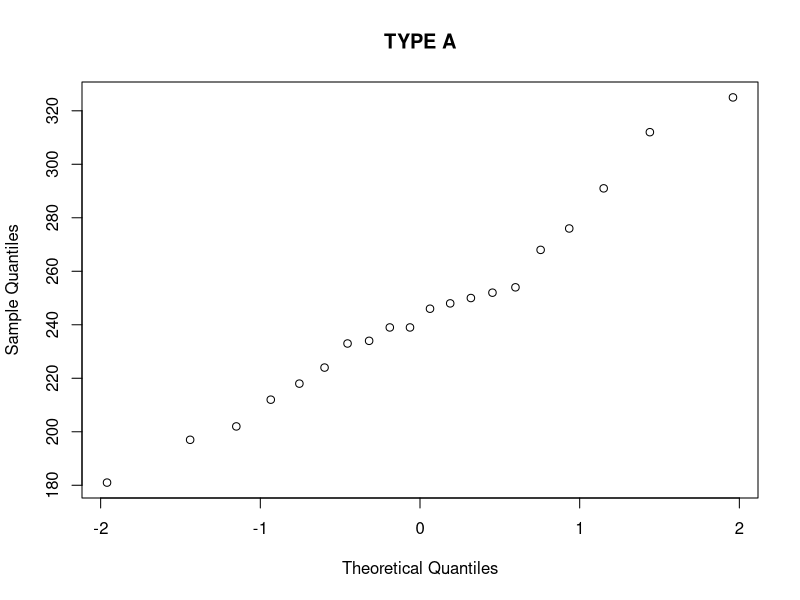
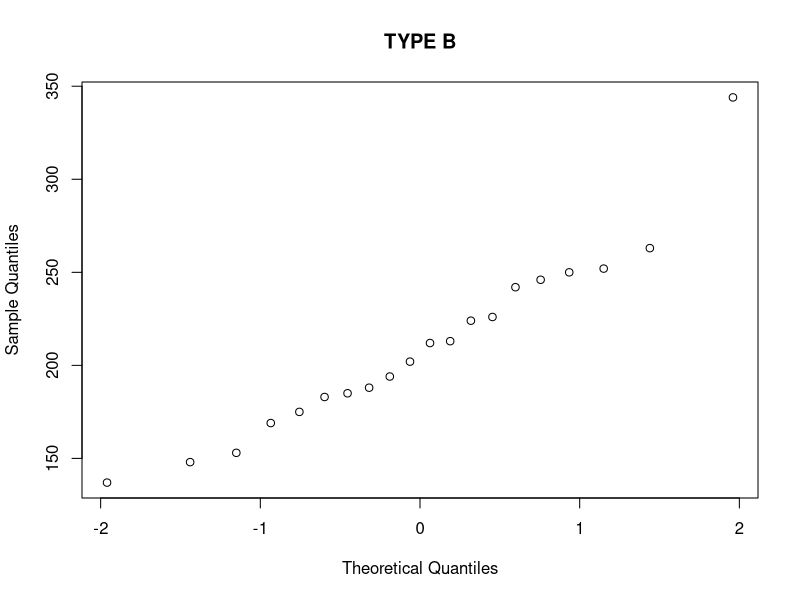
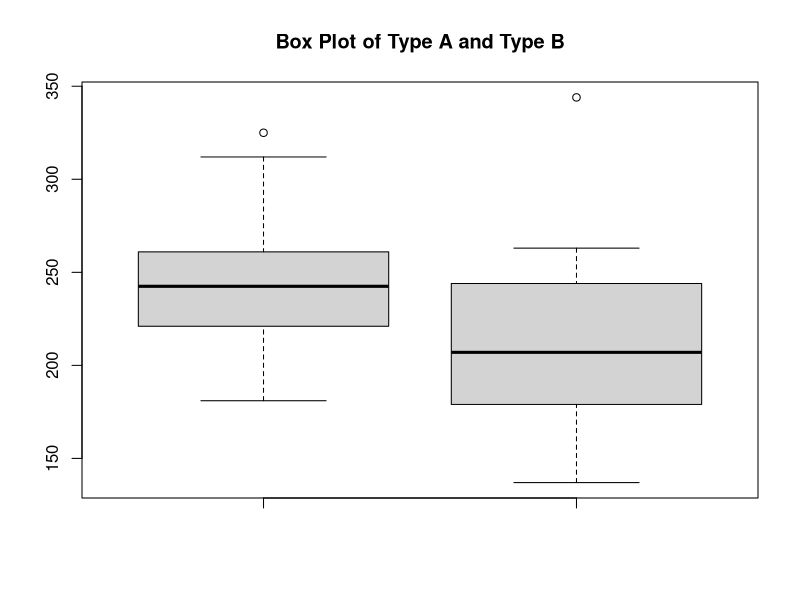
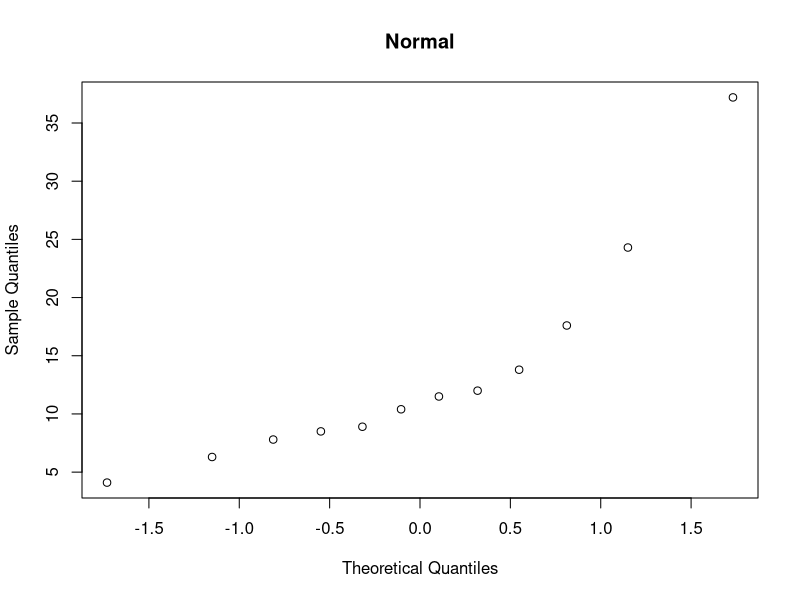
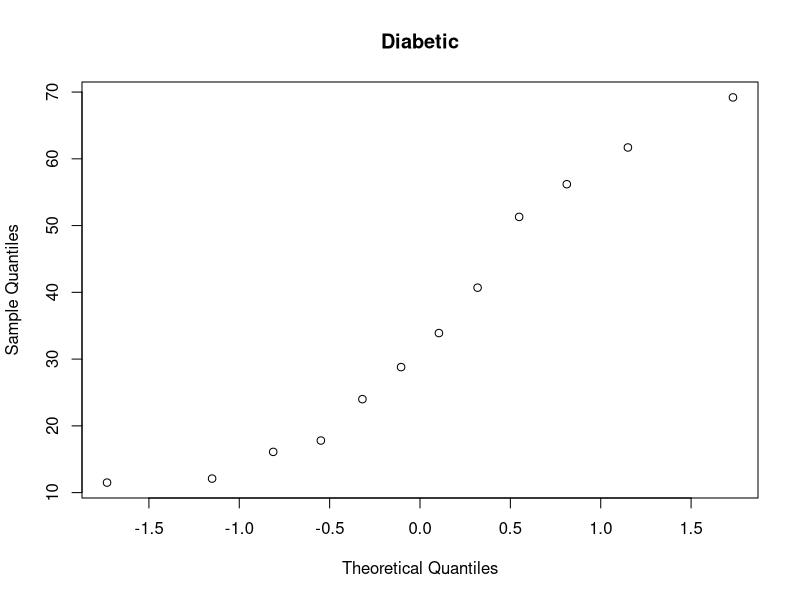
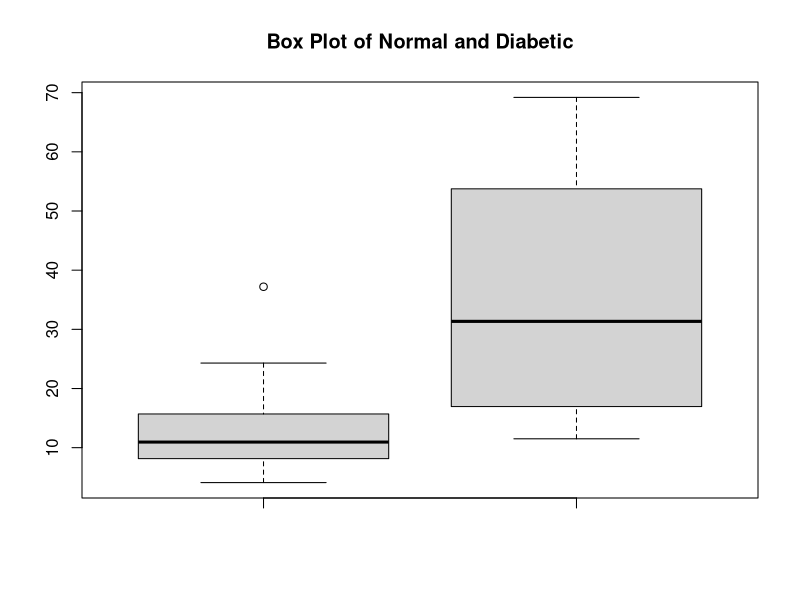
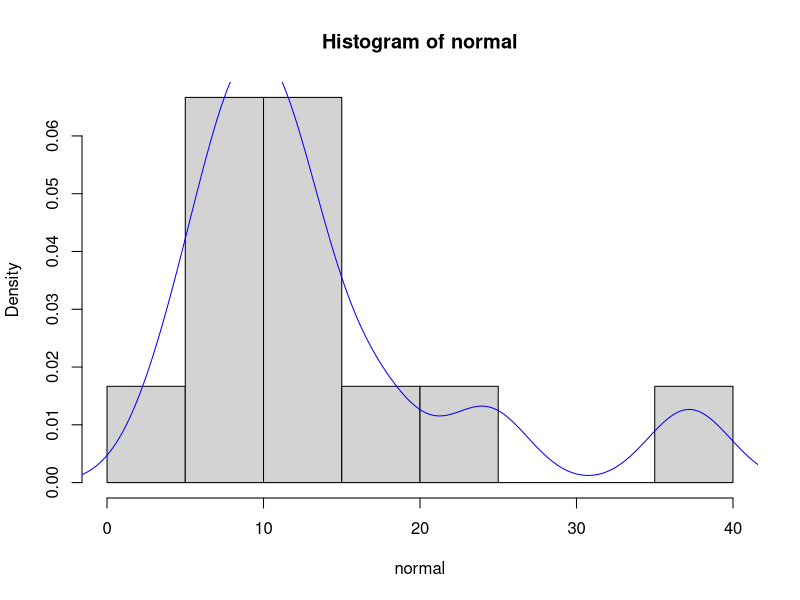
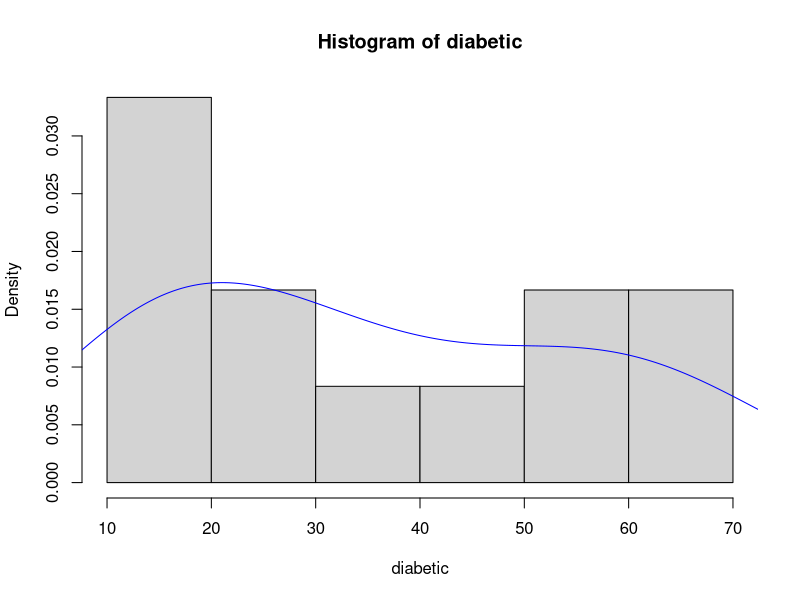

R code for these plots, in order:
## ---- chunk 1
typea<- c(233,291,312,250,246,197,268,224,239,239,254,276,234,181,248,252,
          202,218,212,325)
typeb<- c(344,185,263,246,224,212,188,250,148,169,226,175,242,252,153,183,
          137,202,194,213)
qqnorm(typea,main = "TYPE A")
qqnorm(typeb,main = "TYPE B")
boxplot(typea,typeb,main="Box Plot of Type A and Type B")
# QQplot for both Type A and Type B suggests some values may be inconsistent
# with normal distribution specially largest in each set as seen in boxplot.
a=IQR(typea)/sqrt(var(typea))
a
b=IQR(typeb)/sqrt(var(typeb))
b
# Ratio for Type B suggest sample more close to normal distribution but
# also has large outlier hence I would not assume data was drawn from
# normal distribution although there is slight chance of being picked up
# from normal distribution.
delta<- mean(typea)- mean(typeb)
n1=length(typea)
n2=length(typeb)
va=var(typea)/n1
vb=var(typeb)/n2
se=sqrt(va+vb)
nu<- (va+vb)^2/(va^2/(n1-1)+vb^2/(n2-1))
# If we let alpha= 0.05 then
1- pt(2.5621,nu)
# 0.007405 < 0.05 = alpha -> reject H0
# b) We want 90% confidence interval for delta,
qt=qt(0.95,nu)
lower=delta-qt*se
upper=delta+qt*se
lower 
upper

## ---- chunk 2
normal<- c(4.1,6.3,7.8,8.5,8.9,10.4,11.5,12.0,13.8,17.6,24.3,37.2)
diabetic<- c(11.5,12.1,16.1,17.8,24.0,28.8,33.9,40.7,51.3,56.2,61.7,69.2)
qqnorm(normal,main="Normal")
qqnorm(diabetic,main = "Diabetic")
boxplot(normal,diabetic,main="Box Plot of Normal and Diabetic")
hist(normal,prob=TRUE)
lines(density(normal),col="blue")
hist(diabetic,prob=TRUE)
lines(density(diabetic),col="blue")
# 1 )
#After seeing qqplot,boxplot and histogram we can say that samples are 
# not drawn from normal distribution.
# 2)
# (a) Natural Logarithm
lognormal<- log(normal)
logdiabetic<- log(diabetic)
hist(lognormal,prob=TRUE)
lines(density(lognormal),col="blue")
hist(logdiabetic,prob=TRUE)
lines(density(logdiabetic),col="blue")
qqnorm(lognormal,main="Natuarl Log of Normal")
qqnorm(logdiabetic,main ="Natural Log of Diabetic")
# (b) Square Root
sqrtnormal<-sqrt(normal)
sqrtdiabetic<-sqrt(diabetic)
hist(sqrtnormal,prob=TRUE)
lines(density(sqrtnormal),col="red")
hist(sqrtdiabetic,prob=TRUE)
lines(density(sqrtdiabetic),col="red")
qqnorm(sqrtnormal,main="Square root of Normal")
qqnorm(sqrtdiabetic,main ="Square root of Diabetic")
# I would prefer log transformation over square root transformation since
# log transformation is more symmetric to normal distribution.
# 3)
# As seen from histograms, density plots and qqplots, log transformed
# measurements appear closer to normal distribution.
# 4)
# Welch's t-test
Delta = mean(logdiabetic) - mean(lognormal)
se = sqrt(var(logdiabetic)/12 + var(lognormal)/12)
Tw = Delta/se
nu = (var(logdiabetic)/12+var(lognormal)/12)^2/((var(logdiabetic)/12)^2/11+(var(lognormal)/12)^2/11)
Pvalue = 2*(1-pt(abs(Tw),df=nu))
Pvalue

# Welch 95% confidence interval
q = qt(0.975, df=nu)
lower = Delta - q*se
upper = Delta + q*se
CI<-c(lower,upper)
CI
# Since P-value is quite low we can reject H0 in favor of Ha.
## ---- chunk 3
earlier<-c(74,114,114,87,92,55,67,118,79,83,79,92,99,87)
now<-c(70,98,90,95,88,108,110,96,91,88,120,96,90,90)
hist(earlier,prob=TRUE)
lines(density(earlier),col="red")
hist(now,prob=TRUE)
lines(density(now),col="red")
qqnorm(earlier,main="Feature Films made in 1956")
qqnorm(now,main="Feature Films made in 1996")
t.test(now,earlier)
# P-value =0.2809 which shows that mean length of movies in 1956 is more
# than mean length of movies in 1996 with 28% probability assuming null
# hypothesis is true.
# 95% Confidence Interval is (-5.623,18.480) shows that difference in movie
# is not necessarily above 0.
# 0.01 and 0.05 are ideal significance values in hypothesis testing which
# is read as probability of null hypothesis being true.
# After conducting welch's t-test which is based on normality of samples
# datasets are normally distributed as seen from plots to conduct experiment.


